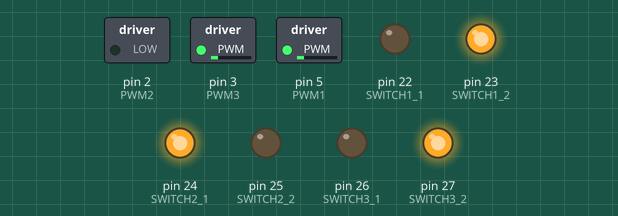
The sketch below on a simulated Arduino Mega 2560, built with avr-gcc and run on an emulated ATmega2560. On the bench: switched loads named in the sketch (green lamp = pin HIGH), output pins drawn as LEDs (lit = HIGH).

Above: at 0.1 s.
Timing chart, 0 to 1.6 s (numbered marks = the images above):
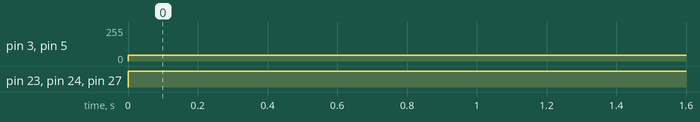

The sketch:

pwm.ino
```cpp
#define PWM1 5
#define PWM2 2
#define PWM3 3

#define SWITCH1_1 22
#define SWITCH1_2 23
#define SWITCH2_1 24
#define SWITCH2_2 25
#define SWITCH3_1 26
#define SWITCH3_2 27

void setup() {
  // put your setup code here, to run once:

  pinMode(SWITCH1_1, OUTPUT);
  pinMode(SWITCH1_2, OUTPUT);
  pinMode(SWITCH2_1, OUTPUT);
  pinMode(SWITCH2_2, OUTPUT);
  pinMode(SWITCH3_1, OUTPUT);
  pinMode(SWITCH3_2, OUTPUT);
  pinMode(PWM1, OUTPUT);
  pinMode(PWM2, OUTPUT);
  pinMode(PWM3, OUTPUT);
}
#define pwm 44
void motorMove() {
  digitalWrite(SWITCH1_1, 0);
  digitalWrite(SWITCH1_2, 1);
  digitalWrite(SWITCH2_1, 1);
  digitalWrite(SWITCH2_2, 0);
  digitalWrite(SWITCH3_1, 0);
  digitalWrite(SWITCH3_2, 1);
  analogWrite(PWM1, pwm);
  analogWrite(PWM2, 0);
  analogWrite(PWM3, pwm);
}

void loop() {
  // put your main code here, to run repeatedly:
  motorMove();
}
```

Measured:
- by itself, pin 3 (PWM3), pin 5 (PWM1): 0/255 → 44/255 at 0.00 s
- by itself, pin 23 (SWITCH1_2), pin 24 (SWITCH2_1), pin 27 (SWITCH3_2): LOW → HIGH at 0.00 s
